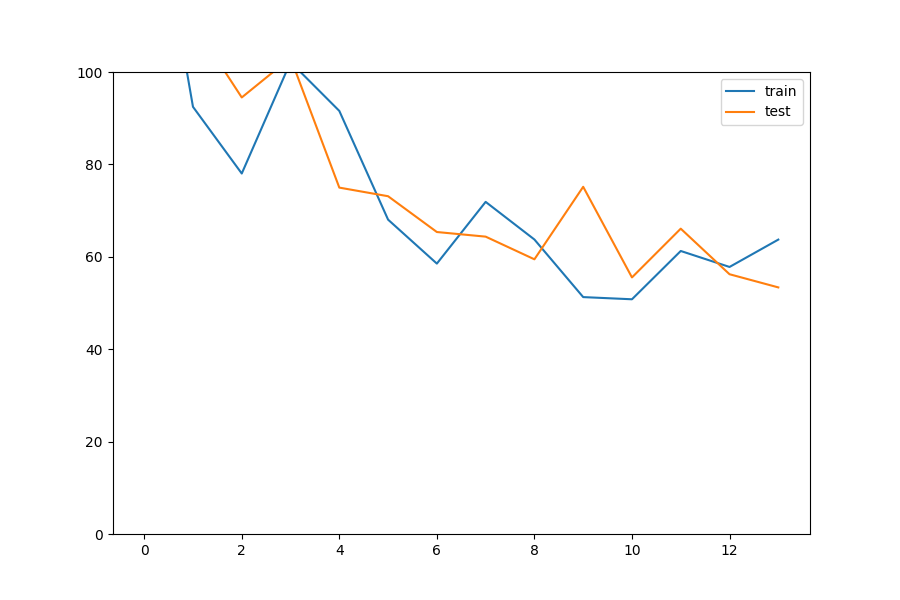

Source code (Python):
#!/usr/bin/env python3
import os
os.environ['TF_CPP_MIN_LOG_LEVEL']='2'
import tensorflow as tf
import matplotlib as mpl
import pandas as pd
import numpy as np
mpl.use('Agg')
import time
import matplotlib.pyplot as plt

def convolve_inner_layers(x, W, b):
    '''
    inner layers of network --- tanh activation
    '''
    y = tf.nn.conv2d(x, W, strides = [1,1,1,1], padding='VALID')
    y = tf.nn.bias_add(y, b)
    return tf.nn.tanh(y)

def convolve_ouput_layer(x, W, b):
    '''
    output layer of network --- linear activation
    '''
    y = tf.nn.conv2d(x, W, strides = [1,1,1,1], padding='VALID')
    y = tf.nn.bias_add(y, b)
    return y

def conv_net(x, W, b):
    '''
    entire conv net. each layer feed to following layer as well as output layer
    '''
    conv1 = convolve_inner_layers(x, W['weights1'], b['bias1'])
    conv2 = convolve_inner_layers(conv1, W['weights2'], b['bias2'])
    conv3 = convolve_inner_layers(conv2, W['weights3'], b['bias3'])
    output_feed = tf.concat([conv1, conv2, conv3],3)
    output = convolve_ouput_layer(output_feed, W['weights_out'], b['bias_out'])
    return output

def get_variance(training_target):
    '''
    returns variance of the target data. used in normalizing the error.
    '''
    all_pixels = training_target.flatten()
    return all_pixels.var()

def normalize_input(train_data, test_data):
    '''
    normailizing input across each pixel an each channel (i.e. normalize for each input to network).
    '''
    mean, std_dev = np.mean(train_data, axis=0), np.std(train_data, axis=0)
    return (train_data - mean) / std_dev, (test_data - mean) / std_dev

def get_epoch(x, y, n):
    '''
    splits entire data set into an epoch with minibatch of size n. returns a dict with key being the
    minibatch number and the value being a length 2 list with the features in first index and
    targets in the second.
    '''
    input_size = x.shape[0]
    number_batches = input_size // n
    extra_examples = input_size % n
    batches = {}
    batch_indices = np.arange(input_size)
    np.random.shuffle(batch_indices)
    for i in range(number_batches):
        temp_indices = batch_indices[n*i:n*(i+1)]
        temp_x = []
        temp_y = []
        for j in temp_indices:
            temp_x.append(x[j])
            temp_y.append(y[j])
        batches[i] = [np.asarray(temp_x), np.asarray(temp_y)]
    if extra_examples != 0:
        extra_indices = batch_indices[input_size-extra_examples:input_size]
        temp_x = []
        temp_y = []
        for k in extra_indices:
            temp_x.append(x[k])
            temp_y.append(y[k])
        batches[i+1] = [np.asarray(temp_x), np.asarray(temp_y)]
    return batches

def main():
    print('welcome to ssim net.')

    # parameters
    filter_dim, filter_dim2 = 11, 1
    batch_size = 1
    image_dim, result_dim = 96, 86
    input_layer, first_layer, second_layer, third_layer, output_layer = 4, 200, 100, 50, 1
    learning_rate = .001
    epochs = 2500

    # data input
    data_path = 'https://raw.githubusercontent.com/michaelneuder/image_quality_analysis/master/data/sample_data/'

    # train data --- 500 images, 96x96 pixels
    orig_500 = pd.read_csv('{}orig_500.txt'.format(data_path), header=None, delim_whitespace = True)
    recon_500 = pd.read_csv('{}recon_500.txt'.format(data_path), header=None, delim_whitespace = True)

    # test data --- 140 images, 96x96 pixels
    orig_140 = pd.read_csv('{}orig_140.txt'.format(data_path), header=None, delim_whitespace = True)
    recon_140 = pd.read_csv('{}recon_140.txt'.format(data_path), header=None, delim_whitespace = True)

    # train target --- 500 images, 86x86 pixels (dimension reduction due no zero padding being used)
    ssim_500 = pd.read_csv('{}ssim_500_new.csv'.format(data_path), header=None)
    ssim_140 = pd.read_csv('{}ssim_140_new.csv'.format(data_path), header=None)

    print('images loaded...')

    # getting 4 input channels for train and test --- (orig, recon, orig squared, recon squared)
    original_images_train = orig_500.values
    original_images_train_sq = orig_500.values**2
    reconstructed_images_train = recon_500.values
    reconstructed_images_train_sq = recon_500.values**2

    original_images_test = orig_140.values
    original_images_test_sq = orig_140.values**2
    reconstructed_images_test = recon_140.values
    reconstructed_images_test_sq = recon_140.values**2

    # stack inputs
    training_input = np.dstack((original_images_train, reconstructed_images_train, original_images_train_sq, reconstructed_images_train_sq))
    testing_input = np.dstack((original_images_test, reconstructed_images_test, original_images_test_sq, reconstructed_images_test_sq))

    # normalize inputs
    training_input_normalized, testing_input_normalized = normalize_input(training_input, testing_input)

    # target values
    training_target = ssim_500.values
    testing_target = ssim_140.values

    # get size of training and testing set
    train_size = original_images_train.shape[0]
    test_size = original_images_test.shape[0]

    # reshaping features to (num images, 96x96, 4 channels)
    train_features = np.reshape(training_input_normalized, [train_size,image_dim,image_dim,input_layer])
    test_features =  np.reshape(testing_input_normalized, [test_size,image_dim,image_dim,input_layer])

    # reshaping target to --- (num images, 86x86, 1)
    train_target = np.reshape(training_target, [train_size, result_dim, result_dim, output_layer])
    test_target = np.reshape(testing_target, [test_size, result_dim, result_dim, output_layer])

    # initializing filters, this is what we are trying to learn --- fan in
    scaling_factor = 1.0
    initializer = tf.contrib.layers.variance_scaling_initializer(factor=scaling_factor, mode='FAN_IN')
    weights = {
        'weights1': tf.get_variable('weights1', [filter_dim,filter_dim,input_layer,first_layer], initializer=initializer),
        'weights2': tf.get_variable('weights2', [filter_dim2,filter_dim2,first_layer,second_layer], initializer=initializer),
        'weights3': tf.get_variable('weights3', [filter_dim2,filter_dim2,second_layer,third_layer], initializer=initializer),
        'weights_out': tf.get_variable('weights4', [filter_dim2,filter_dim2,third_layer+second_layer+first_layer,output_layer], initializer=initializer)
    }
    biases = {
        'bias1': tf.get_variable('bias1', [first_layer], initializer=initializer),
        'bias2': tf.get_variable('bias2', [second_layer], initializer=initializer),
        'bias3': tf.get_variable('bias3', [third_layer], initializer=initializer),
        'bias_out': tf.get_variable('bias4', [output_layer], initializer=initializer)
    }

    # tensorflow setup
    x = tf.placeholder(tf.float32, [None, image_dim, image_dim, input_layer])
    y = tf.placeholder(tf.float32, [None, result_dim, result_dim, output_layer])

    # model
    prediction = conv_net(x, weights, biases)

    # get variance to normalize error terms during training
    variance = get_variance(train_target)

    # loss and optimization
    cost = tf.reduce_mean(tf.square(tf.subtract(prediction, y)))
    optimizer = tf.train.AdamOptimizer(learning_rate=learning_rate).minimize(cost)
    init = tf.global_variables_initializer()

    # error arrays
    training_error, testing_error = [], []
    epoch_time = np.asarray([])

    # tensorflow session & training
    with tf.Session() as sess:
        sess.run(init)
        global_start_time = time.time()
        print('starting training...')
        for epoch_count in range(epochs):
            start_time = time.time()
            epoch = get_epoch(train_features, train_target, batch_size)
            for i in epoch:
                x_data_train, y_data_train = np.asarray(epoch[i][0]), np.asarray(epoch[i][1])
                sess.run(optimizer, feed_dict={x : x_data_train, y : y_data_train})
                train_loss = sess.run(cost, feed_dict={x : x_data_train, y : y_data_train})
            training_error.append(100*train_loss/variance)
            test_loss = sess.run(cost, feed_dict={x : test_features, y : test_target})
            testing_error.append(100*test_loss/variance)
            end_time = time.time()
            epoch_time = np.append(epoch_time, end_time-start_time)
            print('current epoch: {} -- '.format(epoch_count)
                  +'current train error: {:.4f} -- '.format(100*train_loss/variance)
                  +'average epoch time: {:.4}s '.format(epoch_time.mean()))

            f, axarr = plt.subplots(nrows=1, ncols=1, figsize=(9,6))
            axarr.plot(np.arange(epoch_count+1), training_error, label='train')
            axarr.plot(np.arange(epoch_count+1), testing_error, label='test')
            axarr.legend()
            axarr.set_ylim(0,100)
            plt.savefig('errors_one_batch.png')

    print('training finished.')

    f, axarr = plt.subplots(nrows=1, ncols=1, figsize=(9,6))
    axarr.plot(np.arange(len(training_error)), training_error, label='train')
    axarr.plot(np.arange(len(testing_error)), testing_error, label='test')
    axarr.legend()
    axarr.set_ylim(0,100)
    plt.savefig('test_2.png')

if __name__ == '__main__':
    main()
